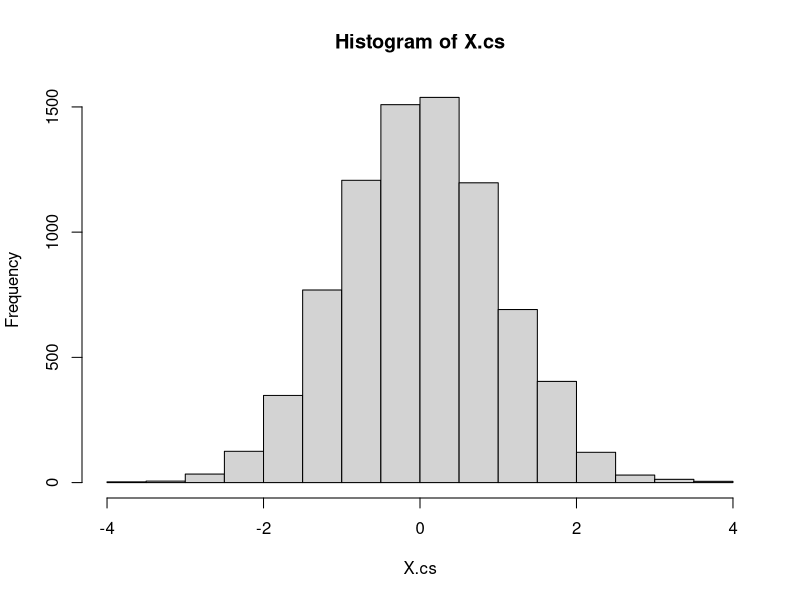

Source code (R):
#### Ying Qiao
#### SID: 21412301
#### STAT 215B, Assignment 7, 4/19/2013

rm(list=ls())
require(MASS)

#### Test setup
# sizes
p <- 10
n <- 1000
n.cs <- n * 0.8
n.vs <- n - n.cs
# parameters
alpha <- 0
beta <- sample(1:p,p) / 10
del2 <- 0.4^2 #NSR
sig2 <- del2 * sum(beta^2) * n


## simulations
N.rep <- 100
PMSE.ols <- rep(0, N.rep)
PMSE.copas <- rep(0, N.rep)
PMSE.crosval <- rep(0, N.rep)
K.hat <- rep(0, N.rep)
K.tide <- rep(0, N.rep)

sig2.hat <- rep(0, N.rep)
Vnorm <- rep(0, N.rep)
covXnorm <- rep(0, N.rep)


for (i in 1:N.rep){
#### Sample
# linear model
my.model <- function(x) alpha+crossprod(beta,x)
# CS
X.cs <- matrix(rnorm(n.cs*p), nrow=n.cs, ncol=p)
X.cs <- t(t(X.cs)-colMeans(X.cs)) 
y.cs <- rnorm(n.cs, mean = apply(X.cs, 1, my.model), sd = sqrt(sig2))
V <- 1/n.cs * crossprod(X.cs)
Vnorm[i] <- norm(V, 'F')
covXnorm[i] <- norm(cov(X.cs), 'F')
# VS
X.vs <- mvrnorm(n.vs, rep(0,p), V) #copas
#X.vs <- mvrnorm(n.vs, rep(0,p), V+diag(V)*0.2) #non-copas
X.vs <- t(t(X.vs)-colMeans(X.vs))
y.vs <- rnorm(n.vs, mean = apply(X.vs, 1, my.model), sd = sqrt(sig2))


#### Multiple linear regression on CS
# OLS
ols <- lm(y.cs ~ X.cs)
alpha.ols <- ols$coeff[1]
beta.ols <- ols$coeff[-1]

# K.hat (Copas 1983)
nu <- n.cs - (p+1)
sig2.hat[i] <- sum((ols$res)^2)/nu
bVb <- t(beta.ols) %*% V %*% beta.ols
K.hat[i] <- 1 - (p-2)*sig2.hat[i]*nu/(n.cs*(nu+2)*bVb)

# K.tide (cross validation, ten-fold)
K.cv <- rep(0, 10)
ids <- 1:n.cs
for (j in 1:10){
  # ten-fold
  tt <- sample(ids, n.cs/10)
  Xcv <- X.cs[-tt, ]
  ycv <- y.cs[-tt]
  Xtt <- X.cs[tt, ]
  ytt <- y.cs[tt]
  ids <- ids[-tt]

  # fit
  mm <- lm(ycv ~ Xcv)
  a <- mm$coeff[1]
  b <- mm$coeff[-1]
  y.fit <- apply(Xtt, 1, function(x){a+crossprod(b,x)})
  K.cv[j] <- cov(ytt,y.fit)/var(y.fit)
}
K.tide[i] <- mean(abs(K.cv))


# PMSE (VS)
pred.ols <- function(x) alpha.ols + crossprod(beta.ols, x)
pred.copas <- function(x) alpha.ols + crossprod(K.hat[i]*beta.ols, x)
pred.crosval <- function(x) alpha.ols + crossprod(K.tide[i]*beta.ols, x)
y.ols <- apply(X.vs, 1, pred.ols)
y.copas <- apply(X.vs, 1, pred.copas)
y.crosval <- apply(X.vs, 1, pred.crosval)
PMSE.ols[i] <- mean((y.vs - y.ols)^2)
PMSE.copas[i] <- mean((y.vs - y.copas)^2)
PMSE.crosval[i] <- mean((y.vs - y.crosval)^2)
}

mean(K.hat)
mean(K.tide)

t.test(PMSE.copas, PMSE.ols, alter = 'less')
t.test(PMSE.copas, PMSE.crosval, alter = 'less')
#t.test(PMSE.copas, PMSE.crosval, alter = 'greater') #non-copas

######################
#check
######################
# randomness
hist(X.cs)

# sig2
t.test(sig2.hat, mu=sig2)

# V vs. cov
t.test(Vnorm, covXnorm)
